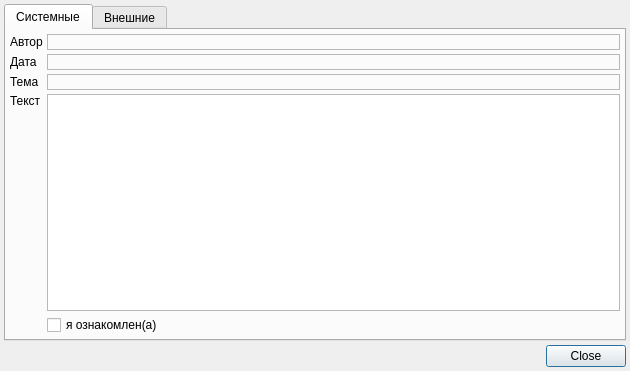
<?xml version="1.0" encoding="UTF-8"?>
<ui version="4.0">
 <class>InformerPage</class>
 <widget class="QDialog" name="InformerPage">
  <property name="geometry">
   <rect>
    <x>0</x>
    <y>0</y>
    <width>630</width>
    <height>371</height>
   </rect>
  </property>
  <property name="windowTitle">
   <string>ChangeMe!</string>
  </property>
  <property name="sizeGripEnabled">
   <bool>false</bool>
  </property>
  <layout class="QGridLayout" name="gridLayout">
   <property name="margin">
    <number>4</number>
   </property>
   <property name="spacing">
    <number>4</number>
   </property>
   <item row="0" column="0">
    <widget class="QTabWidget" name="tabInformer">
     <property name="currentIndex">
      <number>0</number>
     </property>
     <widget class="QWidget" name="tabSystem">
      <attribute name="title">
       <string>Системные</string>
      </attribute>
      <layout class="QGridLayout" name="gridLayout_2">
       <property name="margin">
        <number>4</number>
       </property>
       <property name="spacing">
        <number>4</number>
       </property>
       <item row="0" column="0">
        <widget class="QLabel" name="lblSystemCreatePerson">
         <property name="text">
          <string>Автор</string>
         </property>
        </widget>
       </item>
       <item row="0" column="1" colspan="2">
        <widget class="QLabel" name="lblSystemCreatePersonValue">
         <property name="frameShape">
          <enum>QFrame::StyledPanel</enum>
         </property>
         <property name="frameShadow">
          <enum>QFrame::Sunken</enum>
         </property>
         <property name="text">
          <string/>
         </property>
         <property name="textInteractionFlags">
          <set>Qt::LinksAccessibleByMouse|Qt::TextSelectableByMouse</set>
         </property>
        </widget>
       </item>
       <item row="1" column="0">
        <widget class="QLabel" name="lblSystemCreateDatetime">
         <property name="text">
          <string>Дата</string>
         </property>
        </widget>
       </item>
       <item row="1" column="1" colspan="2">
        <widget class="QLabel" name="lblSystemCreateDatetimeValue">
         <property name="frameShape">
          <enum>QFrame::StyledPanel</enum>
         </property>
         <property name="frameShadow">
          <enum>QFrame::Sunken</enum>
         </property>
         <property name="text">
          <string/>
         </property>
         <property name="textInteractionFlags">
          <set>Qt::LinksAccessibleByMouse|Qt::TextSelectableByMouse</set>
         </property>
        </widget>
       </item>
       <item row="2" column="0">
        <widget class="QLabel" name="lblSystemSubject">
         <property name="text">
          <string>Тема</string>
         </property>
        </widget>
       </item>
       <item row="3" column="1" colspan="2">
        <widget class="QTextBrowser" name="edtSystemText">
         <property name="openExternalLinks">
          <bool>true</bool>
         </property>
        </widget>
       </item>
       <item row="4" column="2">
        <widget class="QDialogButtonBox" name="systemButtonBox">
         <property name="standardButtons">
          <set>QDialogButtonBox::NoButton</set>
         </property>
        </widget>
       </item>
       <item row="3" column="0">
        <widget class="QLabel" name="lblSystemText">
         <property name="text">
          <string>Текст</string>
         </property>
         <property name="alignment">
          <set>Qt::AlignLeading|Qt::AlignLeft|Qt::AlignTop</set>
         </property>
        </widget>
       </item>
       <item row="2" column="1" colspan="2">
        <widget class="QLabel" name="lblSystemSubjectValue">
         <property name="frameShape">
          <enum>QFrame::StyledPanel</enum>
         </property>
         <property name="frameShadow">
          <enum>QFrame::Sunken</enum>
         </property>
         <property name="text">
          <string/>
         </property>
         <property name="textInteractionFlags">
          <set>Qt::LinksAccessibleByMouse|Qt::TextSelectableByMouse</set>
         </property>
        </widget>
       </item>
       <item row="4" column="1">
        <widget class="QCheckBox" name="chkSystemMarkViewed">
         <property name="text">
          <string>я ознакомлен(а)</string>
         </property>
        </widget>
       </item>
      </layout>
     </widget>
     <widget class="QWidget" name="tabExternal">
      <attribute name="title">
       <string>Внешние</string>
      </attribute>
      <layout class="QGridLayout" name="gridLayout_3">
       <property name="margin">
        <number>4</number>
       </property>
       <property name="spacing">
        <number>4</number>
       </property>
       <item row="0" column="0" colspan="2">
        <widget class="CTableView" name="tblExternalEvent"/>
       </item>
       <item row="1" column="0">
        <widget class="QCheckBox" name="chkExternalMarkViewed">
         <property name="text">
          <string>закрыть уведомления</string>
         </property>
        </widget>
       </item>
       <item row="1" column="1">
        <widget class="QCheckBox" name="chkExternalShowEventsClosed">
         <property name="text">
          <string>показать закрытые уведомления</string>
         </property>
        </widget>
       </item>
      </layout>
     </widget>
    </widget>
   </item>
   <item row="1" column="0">
    <widget class="QDialogButtonBox" name="buttonBox">
     <property name="standardButtons">
      <set>QDialogButtonBox::Close</set>
     </property>
    </widget>
   </item>
  </layout>
 </widget>
 <customwidgets>
  <customwidget>
   <class>CTableView</class>
   <extends>QTableView</extends>
   <header>library/TableView.h</header>
  </customwidget>
 </customwidgets>
 <tabstops>
  <tabstop>tabInformer</tabstop>
  <tabstop>buttonBox</tabstop>
  <tabstop>edtSystemText</tabstop>
  <tabstop>chkSystemMarkViewed</tabstop>
  <tabstop>systemButtonBox</tabstop>
  <tabstop>tblExternalEvent</tabstop>
  <tabstop>chkExternalMarkViewed</tabstop>
  <tabstop>chkExternalShowEventsClosed</tabstop>
 </tabstops>
 <resources/>
 <connections/>
</ui>
